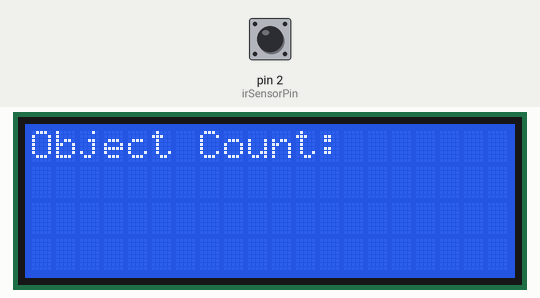
Recording of a sketch running on a simulated Arduino Uno, built with avr-gcc and run on an emulated ATmega328P. Parts: 20×4 character LCD. Inputs (shaded band) come from the test bench; at power-on: pin 2 (irSensorPin) LOW. What the sketch prints to the serial monitor is not drawn.

Above: at 1.2 s.
1.3 s: pin 2 (irSensorPin) pulsed HIGH 5 times (0.12 s each, 0.3 s apart)
At 3.9 s:
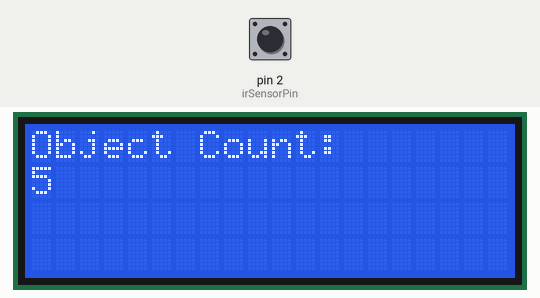
Timing chart, 0 to 5.4 s (numbered marks = the images above; inputs shaded):
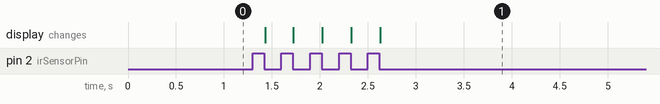

Measured:
- after the input at 1.3 s, the display: first changes after 0.13 s (image 1 shows a later state)

The sketch:

conveyor_counting.ino
```cpp
#include <Wire.h>
#include <LiquidCrystal_I2C.h>

LiquidCrystal_I2C lcd(0x27, 20, 4); // I2C address
const int irSensorPin = 2;
int objectCount = 0;

void setup() {
  Serial.begin(9600);
  lcd.init();                // Initialize the LCD
  lcd.backlight();           // Turn on the backlight
  lcd.setCursor(0, 0);
  lcd.print("Object Count:");
  lcd.setCursor(0, 1);
  pinMode(irSensorPin, INPUT);
}

void loop() {
  // Read the IR sensor
  if (digitalRead(irSensorPin)){
    while(digitalRead(irSensorPin)){
      delay(10);
    }
    objectCount++;
    lcd.setCursor(0, 1);
    lcd.print(objectCount);
    Serial.println("Object detected.");
  }
  delay(100);
}
```
